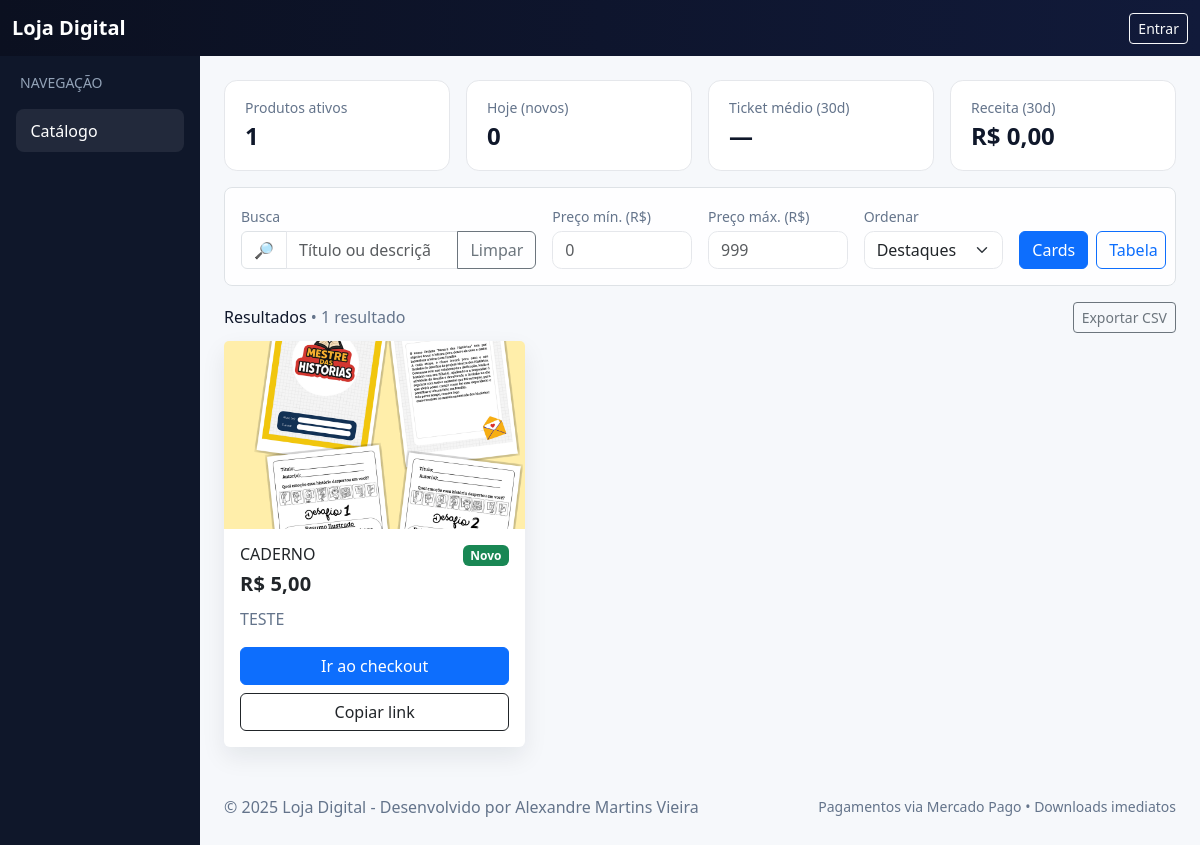
The page / on the database its author committed.
### vendas/models.py (models this page shows, shortened)
class Product(models.Model):
    title = models.CharField("Título", max_length=160)
    slug = models.SlugField(unique=True, max_length=180, editable=False)
    checkout_token = models.UUIDField(default=uuid.uuid4, editable=False, unique=True)
    description = models.TextField("Descrição", blank=True)
    image = models.ImageField(
        "Imagem",
        upload_to="produtos/imagens/",
        blank=True, null=True,
        **IMAGE_STORAGE_KW,
    )
    video_url = models.URLField("Vídeo (URL)", blank=True)
    digital_file = models.FileField(
        "Arquivo digital",
        upload_to="produtos/arquivos/",
        blank=True, null=True,
        **RAW_STORAGE_KW,
    )
    price = models.DecimalField("Preço (R$)", max_digits=10, decimal_places=2)
    promo_active = models.BooleanField("Promoção ativa?", default=False)
    promo_price = models.DecimalField(
        "Preço promocional (R$)", max_digits=10, decimal_places=2, blank=True, null=True
    )
    active = models.BooleanField("Ativo", default=True)
    created_at = models.DateTimeField(auto_now_add=True)
    class Meta:
        ordering = ["-created_at"]
    def get_checkout_url(self):
        return reverse("checkout", args=[self.slug, str(self.checkout_token)])

### vendas/views.py (the view)
# urls.py: path("", views.home, name="home"),
def home(request):
    products = Product.objects.filter(active=True).order_by("-created_at")
    now = timezone.now()
    start_30d = now - timedelta(days=30)
    paid_30d = Order.objects.filter(status="paid", created_at__gte=start_30d)
    receita_30d = paid_30d.aggregate(
        total=Coalesce(
            Sum("amount"),
            Value(Decimal("0.00")),
            output_field=DecimalField(max_digits=12, decimal_places=2),
        )
    )["total"] or Decimal("0.00")
    pedidos_30d = paid_30d.count()
    ticket_30d = (receita_30d / pedidos_30d) if pedidos_30d else Decimal("0.00")
    today_new = Product.objects.filter(active=True, created_at__date=now.date()).count()
    ctx = {
        "products": products,
        "kpi_today_new": today_new,
        "kpi_receita_30d": receita_30d,
        "kpi_pedidos_30d": pedidos_30d,
        "kpi_ticket_30d": ticket_30d,
    }
    return render(request, "vendas/home.html", ctx)

### vendas/templates/vendas/home.html (shortened to what this page needs)
<!doctype html>
<html lang="pt-br">
<head>
  <link href="https://cdn.jsdelivr.net/npm/bootstrap@5.3.3/dist/css/bootstrap.min.css" rel="stylesheet" />
</head>
<body>
<nav class="navbar nav-pro navbar-dark">
  <div class="container-fluid">
    <div class="d-flex align-items-center gap-3">
      <a class="navbar-brand fw-bold" href="{% url 'home' %}">Loja Digital</a>
    </div>
    {% url 'sales_report' as sales_url %}
    <div class="d-flex align-items-center gap-2 ms-auto">
      {% if user.is_authenticated %}
        <span class="text-light small d-none d-md-inline">Olá, {{ user.username }}</span>
        {% include "partials/logout_button.html" %}
      {% else %}
        <a class="btn btn-outline-light btn-sm" href="{% url 'login' %}">Entrar</a>
      {% endif %}
    </div>
  </div>
</nav>
<div class="container-fluid">
  <div class="row">
    <aside class="col-lg-2 p-3 sidebar d-none d-lg-block" id="sb">
      <div class="mb-3 px-1 text-uppercase small" style="color:#93a3b8;">Navegação</div>
      <nav class="d-grid gap-1">
        <a href="{% url 'home' %}" class="active">Catálogo</a>
      </nav>
    </aside>
    <main class="col-lg-10 p-3 p-lg-4">
      <div class="row g-3 mb-3">
        <div class="col-6 col-md-3">
          <div class="kpi">
            <div class="small text-muted-2">Produtos ativos</div>
            <div class="fs-4 fw-bold">{{ products|length }}</div>
          </div>
        </div>
        <div class="col-6 col-md-3">
          <div class="kpi">
            <div class="small text-muted-2">Hoje (novos)</div>
            <div class="fs-4 fw-bold">{{ kpi_today_new|default:0 }}</div>
          </div>
        </div>
        <div class="col-6 col-md-3">
          <div class="kpi">
            <div class="small text-muted-2">Ticket médio (30d)</div>
            <div class="fs-4 fw-bold">
              {% if kpi_pedidos_30d %}R$ {{ kpi_ticket_30d|floatformat:2 }}{% else %}—{% endif %}
            </div>
          </div>
        </div>
        <div class="col-6 col-md-3">
          <div class="kpi">
            <div class="small text-muted-2">Receita (30d)</div>
            <div class="fs-4 fw-bold">R$ {{ kpi_receita_30d|default:0|floatformat:2 }}</div>
          </div>
        </div>
      </div>
      <div class="sticky-topbar border rounded-3 p-3 mb-3">
        <div class="row g-3 align-items-end toolbar">
          <div class="col-12 col-md-4">
            <label class="form-label small text-muted-2 mb-1" for="q">Busca</label>
            <div class="input-group">
              <span class="input-group-text bg-white">🔎</span>
              <input id="q" type="search" class="form-control" placeholder="Título ou descrição…">
              <button id="btn-clear" class="btn btn-outline-secondary">Limpar</button>
            </div>
          </div>
          <div class="col-6 col-md-2">
            <label class="form-label small text-muted-2 mb-1" for="minPrice">Preço mín. (R$)</label>
            <input id="minPrice" type="number" min="0" step="1" class="form-control" placeholder="0">
          </div>
          <div class="col-6 col-md-2">
            <label class="form-label small text-muted-2 mb-1" for="maxPrice">Preço máx. (R$)</label>
            <input id="maxPrice" type="number" min="0" step="1" class="form-control" placeholder="999">
          </div>
          <div class="col-6 col-md-2">
            <label class="form-label small text-muted-2 mb-1" for="sortSel">Ordenar</label>
            <select id="sortSel" class="form-select">
              <option value="featured">Destaques</option>
            </select>
          </div>
          <div class="col-6 col-md-2 d-flex gap-2">
            <button id="btnCards" class="btn btn-primary w-50" aria-pressed="true">Cards</button>
            <button id="btnTable" class="btn btn-outline-primary w-50" aria-pressed="false">Tabela</button>
          </div>
        </div>
      </div>
      <div class="d-flex align-items-center justify-content-between mb-2">
        <h2 class="h6 m-0">Resultados <span id="resCount" class="text-muted-2 fw-normal"></span></h2>
        <div class="d-flex gap-2">
          <button id="btnExport" class="btn btn-outline-secondary btn-sm">Exportar CSV</button>
        </div>
      </div>
      {% if products %}
        <div id="gridWrap">
          <div id="grid" class="row g-4">
            {% for p in products %}
              <div class="col-12 col-sm-6 col-xl-4 product-card"
                   data-title="{{ p.title|lower }}"
                   data-desc="{{ p.description|default:''|lower }}"
                   data-price="{{ p.price|floatformat:2 }}"
                   data-created="{{ p.created_at|date:'U' }}">
                <div class="card card-clean h-100">
                  {% if p.image %}
                    <img src="{{ p.image.url }}" class="card-img-top" alt="{{ p.title }}">
                  {% else %}
                    <div class="card-img-top d-flex align-items-center justify-content-center" style="background:#eef2f7;">
                      <span class="text-muted">Sem imagem</span>
                    </div>
                  {% endif %}
                  <div class="card-body d-flex flex-column">
                    <div class="d-flex justify-content-between align-items-start">
                      <h3 class="h6 mb-1">{{ p.title }}</h3>
                      {% if forloop.counter0 < 3 %}<span class="badge text-bg-success">Novo</span>{% endif %}
                    </div>
                    <div class="price fs-5 mb-2">R$ {{ p.price }}</div>
                    <p class="text-muted-2 flex-grow-1 mb-3">{{ p.description|default:""|truncatewords:24 }}</p>
                    <div class="d-grid gap-2">
                      <a class="btn btn-primary" href="{{ p.get_checkout_url }}">Ir ao checkout</a>
                      <button class="btn btn-outline-dark js-copy"
                              type="button"
                              data-url="{{ request.scheme }}://{{ request.get_host }}{{ p.get_checkout_url }}">
                        Copiar link
                      </button>
                    </div>
                  </div>
                </div>
              </div>
            {% endfor %}
          </div>
        </div>
      {% endif %}
      <footer class="py-4">
        <div class="d-flex flex-wrap justify-content-between align-items-center text-muted-2">
          <div>© {% now "Y" %} Loja Digital - Desenvolvido por Alexandre Martins Vieira</div>
          <div class="small">Pagamentos via Mercado Pago • Downloads imediatos</div>
        </div>
      </footer>
    </main>
  </div>
</div>
</body>
</html>

### vendas/templates/vendas/home.html (style rules this page uses)
:root { --ink:#0f172a; --muted:#64748b; --ring:rgba(37,99,235,.18); --g1:#0b1020; --g2:#111a3a; }
body { background:#f6f8fb; color:var(--ink); }
.nav-pro { background:linear-gradient(90deg,var(--g1),var(--g2)); }
.sidebar { background:#0f172a; color:#cbd5e1; min-height:100vh; }
.sidebar a { color:#cbd5e1; text-decoration:none; display:block; padding:.6rem .9rem; border-radius:.5rem; }
.sidebar a.active, .sidebar a:hover { background:rgba(255,255,255,.08); color:#fff; }
.kpi { background:#fff; border:1px solid #e5e7eb; border-radius:.8rem; padding:1rem 1.25rem; }
.toolbar .form-select, .toolbar .form-control { border-radius:.6rem; border-color:#e5e7eb; }
.card-clean { border:none; box-shadow:0 10px 24px rgba(17,24,39,.08); transition:transform .12s ease, box-shadow .12s ease; }
.card-img-top { aspect-ratio:16/10; object-fit:cover; }
.price { font-weight:800; letter-spacing:.2px; }
.text-muted-2 { color:var(--muted); }
.sticky-topbar { position: sticky; top: 0; z-index: 20; background:#ffffffd6; backdrop-filter: blur(6px); }

### rows shown on the page
Product: image (picture), title "CADERNO", price "5,00", description "TESTE"

### other values the page prints
{{ products|length }} "1"
{{ kpi_today_new|default:0 }} "0"
{{ kpi_receita_30d|default:0|floatformat:2 }} "0,00"
